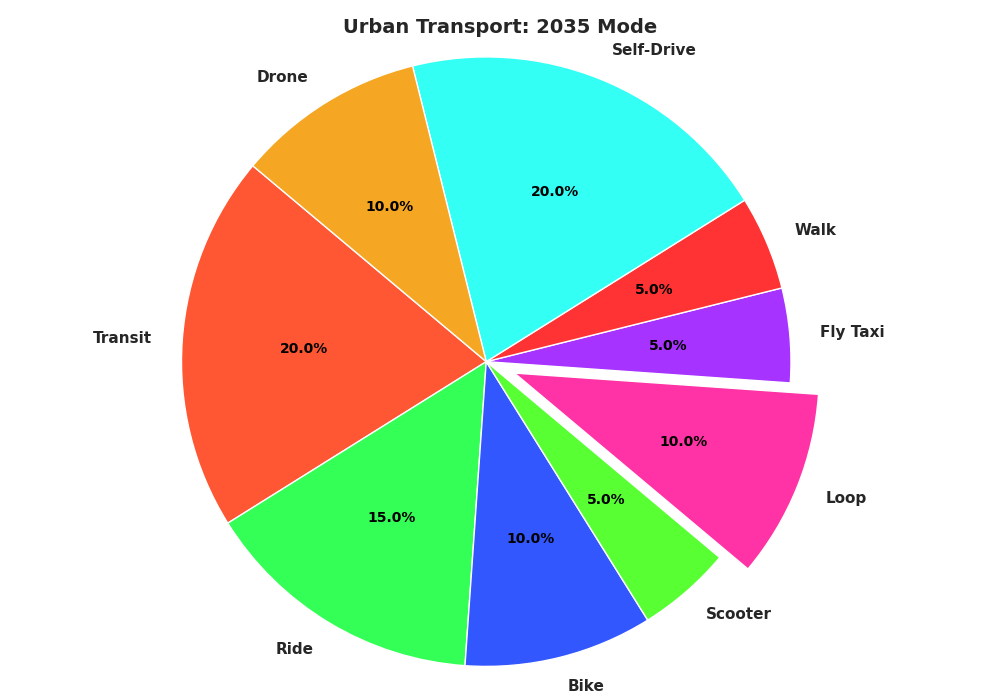

Python code for this plot:
import matplotlib.pyplot as plt

modes = ['Transit', 'Ride', 'Bike', 'Scooter', 'Loop', 'Fly Taxi', 'Walk', 'Self-Drive', 'Drone']
percentages = [20, 15, 10, 5, 10, 5, 5, 20, 10]

colors = ['#FF5733', '#33FF57', '#3357FF', '#57FF33', '#FF33A6', '#A633FF', '#FF3333', '#33FFF5', '#F5A623']

explode = (0, 0, 0, 0, 0.1, 0, 0, 0, 0)

plt.figure(figsize=(10, 7))
wedges, texts, autotexts = plt.pie(
    percentages, labels=modes, colors=colors, explode=explode,
    autopct='%1.1f%%', startangle=140
)

for text in texts:
    text.set_fontsize(11)
    text.set_fontweight('bold')

for autotext in autotexts:
    autotext.set_color('black')
    autotext.set_fontsize(10)
    autotext.set_fontweight('bold')

plt.axis('equal')
plt.title('Urban Transport: 2035 Mode', fontsize=14, fontweight='bold', ha='center')
plt.tight_layout()
plt.show()
